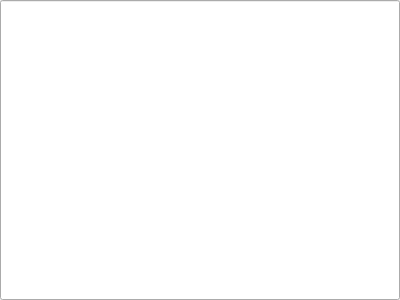
<?xml version="1.0" encoding="UTF-8"?>
<ui version="4.0">
    <author/>
    <comment/>
    <exportmacro/>
    <class>touka::SearchLine</class>
    <widget class="QLineEdit" name="touka::SearchLine">
        <property name="geometry">
            <rect>
                <x>0</x>
                <y>0</y>
                <width>400</width>
                <height>300</height>
            </rect>
        </property>
        <property name="windowTitle">
            <string>SearchLine</string>
        </property>
    </widget>
    <pixmapfunction/>
    <connections/>
</ui>
